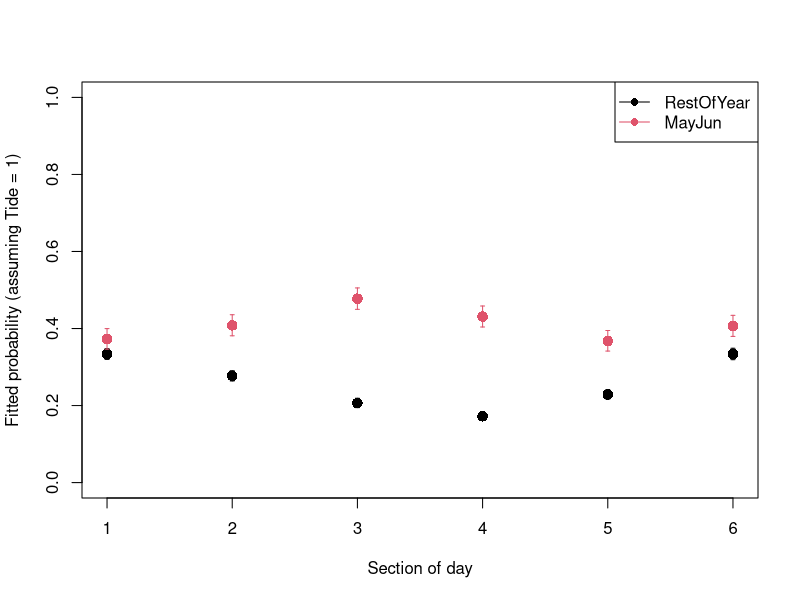

Here is the R script that generated this plot:
## ----Q2, eval=TRUE, echo=TRUE, results=TRUE, collapse=FALSE--------------------------------------------------------------

dat<- read.csv("./data/dolphin.csv", stringsAsFactors= TRUE)

# re-ordering factor levels for convenience:
dat$Per2<- factor(dat$Per2, levels= c("RestOfYear", "MayJun"))
# (making "RestOfYear" the reference level)
dat$Per4<- factor(dat$Per4, levels= c("RestOfYear", "MayJun1", "MayJun2", "MayJun3"))
dat$Time6<- factor(dat$Time6, levels= c("MNight", "AM1", "AM2", "MDay", "PM1", "PM2"))
# reordering chronologically

str(dat)


## ----Q3, eval=SOLUTIONS, echo=SOLUTIONS, results=SOLUTIONS, collapse=TRUE------------------------------------------------
## # count observations per year/month combination and represent as mosaicplot
## plot(table(dat$year, dat$mon))
## # CPOD failure in Feb-April 2012 and Dec 2012-March 2013
## 
## plot(table(dat$mh))
## # fairly even representation of hours
## # (that's on the random sample; Almost perfectly balanced on the full dataset)
## 
## plot(table(dat$Tide4, dat$mh))
## # even representation of tides
## # time of day and tidal phase not independent (but not a linear correlation)
## 
## # presence in relation to time of day
## plot(tapply(dat$presence, list(dat$mh), mean), type= "l", ylim= c(0, 1),
## 		 xlab= "time of day", ylab= "proportion of hours present")
## 
## # are seasonal patterns similar between years?
## matplot(tapply(dat$presence, list(dat$mon, dat$year), mean), type= "l",
## 				ylim= c(0, 1), xlab= "month", ylab= "proportion of hours present")
## 
## # Presence in relation to tide
## plot(tapply(dat$presence, list(dat$Tide4), mean), type= "b", ylim= c(0, 1),
##      xlab= "tidal phase",
## 		 ylab= "proportion of hours present")
## 
## matplot(tapply(dat$presence, list(dat$mon, dat$Tide4), mean), type= "l",
##        ylim= c(0, 1),
## 			 xlab= "month", ylab= "proportion of hours present", lty= 1)
## # no change in pattern of tide use across seasons
## 
## # Seasonal variation in diel pattern
## matplot(tapply(dat$presence, list(dat$mon, dat$Time6), mean), type= "l",
##         ylim= c(0, 1),
## 				xlab= "month", ylab= "proportion of hours present", lty= 1)
## # stronger diel pattern in later part of the year
## 
## # Variation in diel pattern between May-June (red) and the rest of the year
## matplot(tapply(dat$presence, list(dat$mh, dat$Per2), mean), type= "l",
##         ylim= c(0, 1),
## 				xlab= "time of day", ylab= "proportion of hours present", lty= 1)
## # less nocturnal in spring?
## 
## # with more categories in spring
## matplot(tapply(dat$presence, list(dat$mh, dat$Per4), mean), type= "l",
##         ylim= c(0, 1),
## 				xlab= "time of day", ylab= "proportion of hours present", lty= 1)
## # no obvious systematic difference between the 3 portions of May-June
## 


## ----Q4, eval=TRUE, echo=SOLUTIONS, results=SOLUTIONS, collapse=TRUE-----------------------------------------------------
PA1<- glm(presence ~ tideangle_deg + mh + julianday + tideangle_deg:mh +
					mh:julianday + tideangle_deg:julianday, family= binomial, data= dat)


## ----Q5, eval=TRUE, echo=SOLUTIONS, results=SOLUTIONS, collapse=TRUE-----------------------------------------------------
summary(PA1)

# Model description:
# presence ~ Bernoulli(p)  or presence ~ Binomial(N= 1, p)
# log(p / (1-p)) = 
#       -1.04*(Intercept) + -0.0018*tideangle_deg - 0.0028*mh 
#       + 0.0015*julianday - 0.00010*tideangle_deg*mh 
#       + 3.63e-07*tideangle_deg*julianday + 5.48e-05*mh*julianday 

# "(Intercept)" general intercept
# "tideangle_deg" main effect of tide angle
# "mh" main effect of time of day
# "julianday" main effect of day of year
# "tideangle_deg:mh" does effect of tide angle change with time of day?
# "tideangle_deg:julianday" does effect of tide angle change with day of year?
# "mh:julianday" does effect of time of day change with day of year?



## ----Q6, eval=TRUE, echo=SOLUTIONS, results=SOLUTIONS, collapse=TRUE-----------------------------------------------------
drop1(PA1, test= "Chisq")
# drop tideangle_deg:julianday

PA2<- update(PA1, . ~ . - tideangle_deg:julianday)
drop1(PA2, test= "Chisq")
# drop mh:julianday

PA3<- update(PA2, . ~ . - mh:julianday)
drop1(PA3, test= "Chisq")
# nothing left to drop.

# writing final model in full for clarity:
PA4<- glm(presence ~ tideangle_deg + mh + julianday + tideangle_deg:mh, 
          family= binomial, data= dat)

summary(PA4)


## ----Q7a, eval=SOLUTIONS, echo=TRUE, results=SOLUTIONS, collapse=TRUE----------------------------------------------------
## library(car)
## vif(PA4)
## # High for terms involved in the interaction, as expected. No concern.
## 
## par(mfrow= c(2, 2))
## plot(PA4, col= dat$presence + 1) # red is presence, black is absence
## # Not very useful statistical art. Not worth framing either.
## 
## # plot against predictors:
## res4.p<- resid(PA4, type= "pearson")
## 
## par(mfrow= c(2, 2))
## plot(res4.p ~ dat$tideangle_deg, col= dat$presence + 1)
## 
## plot(res4.p ~ dat$mh, col= dat$presence + 1)
## 
## plot(res4.p ~ dat$julianday, col= dat$presence + 1)
## 
## # Can't see anything useful.
## 
## # Use arm if you can:
## library(arm)
## par(mfrow= c(2, 2))
## binnedplot(x= dat$tideangle_deg, y= res4.p, xlab= "Tide angle", nclass= 100)
## binnedplot(x= dat$mh, y= res4.p, xlab= "hour")
## binnedplot(x= dat$julianday, y= res4.p, xlab= "Day of the year", nclass= 100)


## ----Q7b, eval=SOLUTIONS, echo=SOLUTIONS, results=SOLUTIONS, collapse=TRUE-----------------------------------------------
## # clearly some unwanted patterns, especially in mh and julianday
## # but possibly in tide angle, too
## # all pointing at non-linear effects of the predictors on the response
## 


## ----Q7c, eval=SOLUTIONS, echo=TRUE, results=SOLUTIONS, collapse=TRUE----------------------------------------------------
## par(mfrow= c(2, 2))
## plot(res4.p ~ dat$tideangle_deg, col= dat$presence + 1)
## tide.means<- tapply(res4.p, list(dat$tideangle_deg), mean)
## tide.vals<- as.numeric(names(tide.means))
## lines(tide.means ~ tide.vals, col= 3)
## abline(h= 0, lty= 3, col= grey(0.5))
## 
## plot(res4.p ~ dat$mh, col= dat$presence + 1)
## hour.means<- tapply(res4.p, list(dat$mh), mean)
## lines(hour.means ~ as.numeric(names(hour.means)), col= 3)
## abline(h= 0, lty= 3, col= grey(0.5))
## 
## plot(res4.p ~ dat$julianday, col= dat$presence + 1)
## day.means<- tapply(res4.p, list(dat$julianday), mean)
## lines(day.means ~ as.numeric(names(day.means)), col= 3)
## abline(h= 0, lty= 3, col= grey(0.5))
## 
## # Same story.


## ----Q8, eval=TRUE, echo=TRUE, results=SOLUTIONS, collapse=TRUE----------------------------------------------------------
# there are several ways the non-linearity could be addressed. 
# one of the most straightforward with glm() is to discretize
# continuous predictors into bins and to treat them as factors.

# Each of the predictors we started with already has one or more 
# categorical counterpart in the data set.
# I suggest you try fTide4 + Per2 + Time6 + fTide4:Per2 + fTide4:Time6 + Per2:Time6, with fTide4 being the factor version of Tide4.
# You can choose something else or cut your own predictors, too.



## ----Q9, eval=TRUE, echo=SOLUTIONS, results=SOLUTIONS, collapse=TRUE-----------------------------------------------------
# convert numerically coded categorical variables into factors:
dat$fTide4<- factor(dat$Tide4)

PA10<- glm(presence ~ fTide4 + Per2 + Time6 + fTide4:Per2 + fTide4:Time6 +
					 	Per2:Time6, family= binomial, data= dat)

drop1(PA10, test= "Chisq")
# drop fTide4:Time6

PA11<- glm(presence ~ fTide4 + Per2 + Time6 + fTide4:Per2 + Per2:Time6,
					 family= binomial, data= dat)

drop1(PA11, test= "Chisq")
# drop fTide4:Per2

PA12<- glm(presence ~ fTide4 + Per2 + Time6 + Per2:Time6,
					 family= binomial, data= dat)

drop1(PA12, test= "Chisq")
# nothing else to drop

summary(PA12)
anova(PA12, test= "Chisq")
# fTide4 contributes minimally

# Total proportion of deviance explained is 
(PA12$null.deviance - PA12$deviance) / PA12$null.deviance # 3%


## ----Q10, eval=SOLUTIONS, echo=SOLUTIONS, results=SOLUTIONS, collapse=TRUE-----------------------------------------------
## # plot against predictors:
##  res12.p<- resid(PA12, type= "pearson")
## 
## library(arm)
## par(mfrow= c(2, 2))
## binnedplot(x= dat$tideangle_deg, y=  res12.p, xlab= "Tide angle", nclass= 100)
## # okay
## binnedplot(x= dat$mh, y=  res12.p, xlab= "hour")
## # okay
## binnedplot(x= dat$julianday, y=  res12.p, xlab= "Day of the year", nclass= 100)
## # less than good (model only allows for difference between May-June
## # and rest of the year)
## 
## # Check seasonal variation in diel pattern again ("time by season" interaction):
## matplot(tapply(res12.p, list(dat$mon, dat$Time6), mean), type= "l",
##         xlab= "month", ylab= "proportion of hours present", lty= 1)
## # still residual variation in diel pattern in later part of the year
## # (not surprising as there is nothing in the model aiming at capturing this)
## 
## # residuals suggest a finer binning of time of the year
## # is required for the predictors. Or an approach that circumvents the issues
## # with binning (see reference at the end for an alternative approach).
## 


## ----Q11a, eval=TRUE, echo=TRUE, results=SOLUTIONS, collapse=TRUE--------------------------------------------------------
PA12.dat4pred<- expand.grid(Time6= levels(dat$Time6),
                                Per2= levels(dat$Per2),
								fTide4= "1")


## ----Q11b, eval=TRUE, echo=TRUE, results=SOLUTIONS, collapse=TRUE--------------------------------------------------------
PA12.pred<- predict(PA12, PA12.dat4pred, type= "link", se.fit= T)

PA12.dat4pred$fit.resp<- exp(PA12.pred$fit)/(1+exp(PA12.pred$fit)) 
# or plogis(PA12.pred$fit)

# lower 95% CI
PA12.dat4pred$LCI<- plogis(PA12.pred$fit - 1.96*PA12.pred$se.fit)
# upper 95% CI
PA12.dat4pred$UCI<- plogis(PA12.pred$fit + 1.96*PA12.pred$se.fit)


## ----Q11c, eval=TRUE, echo=SOLUTIONS, results=SOLUTIONS, collapse=TRUE, fig.height=5-------------------------------------
par(mfrow= c(1, 1))
plot(as.numeric(PA12.dat4pred$Time6), PA12.dat4pred$fit.resp, pch= 16, cex= 1.4,
      col= PA12.dat4pred$Per2, xlab= "Section of day",
		  ylab= "Fitted probability (assuming Tide = 1)", ylim= c(0, 1))

arrows(x0= as.numeric(PA12.dat4pred$Time6), x1= as.numeric(PA12.dat4pred$Time6),
          y0= PA12.dat4pred$LCI, y1= PA12.dat4pred$UCI,
		  col= PA12.dat4pred$Per2, length= 0.02, angle= 90, code= 3)

legend(x= "topright", legend= c("RestOfYear", "MayJun"), col= c(1, 2), lty= 1, pch= 16)


## ----Q12, eval=SOLUTIONS, echo=SOLUTIONS, results=SOLUTIONS, collapse=TRUE-----------------------------------------------
## PA10.MAM.stepAIC<- step(PA10)
## 
## anova(PA10.MAM.stepAIC, test= "Chisq")
## # same model as PA13
## 
## # convert 'mon' into factor
## dat$fMonth<- factor(dat$mon)
## # fit new model
## PA20<- glm(presence ~ fTide4 + fMonth + Time6 + fTide4:fMonth + fTide4:Time6 +
## 					 	fMonth:Time6, family= binomial, data= dat)
## 
## PA20.MAM.stepAIC<- step(PA20)
## 
## anova(PA20.MAM.stepAIC, test= "Chisq")
## # Same structure selected: tide, plus season (month) by time of day
## AIC(PA10.MAM.stepAIC)
## AIC(PA20.MAM.stepAIC)
## # Monthly model vastly favoured despite the 60 extra parameters
## 
## anova(PA10.MAM.stepAIC, PA20.MAM.stepAIC, test= "Chisq")
## # also clearly favoured by likelihood ratio test
## 
## # residual analysis:
## res20.d<- resid(PA20.MAM.stepAIC, type= "pearson")
## library(arm)
## par(mfrow= c(2, 2))
## binnedplot(x= dat$tideangle_deg, y=   res20.d, xlab= "Tide angle", nclass= 100)
## binnedplot(x= dat$mh, y=   res20.d, xlab= "hour")
## binnedplot(x= dat$julianday, y=   res20.d, xlab= "Day of the year", nclass= 100)
## # Check seasonal variation in diel pattern again ("time by season" interaction):
## matplot(tapply( res20.d, list(dat$mon, dat$Time6), mean), type= "l",
##         xlab= "month",
## 				ylab= "proportion of hours present", lty= 1)
## # much improved
## 


## ----Q13, eval=SOLUTIONS, echo=SOLUTIONS, results=SOLUTIONS, collapse=TRUE, fig.height=8, , fig.width=8------------------
## # dolphins have a weak but apparently stable preference for certain tidal states in Sutors.
## 
## # According to model PA13, they are more likely to be seen during the day in
## # May/June than in other months where they are more nocturnal (more detail
## # could be obtained by plotting the predicted hour of day effect per month
## # from PA20.MAM.stepAIC), like this:
## 
## par(mfrow= c(3, 4))
## for(month in 1:12){
## 	dat4pred<- expand.grid(Time6= levels(dat$Time6),
##                                 fMonth= as.character(month),
## 								fTide4= "1")
## 	PA20.pred<- predict(PA20.MAM.stepAIC, dat4pred, type= "link", se.fit= T)
## 	dat4pred$fit.resp<- plogis(PA20.pred$fit)
## 	dat4pred$LCI<- plogis(PA20.pred$fit - 1.96*PA20.pred$se.fit)
## 	dat4pred$UCI<- plogis(PA20.pred$fit + 1.96*PA20.pred$se.fit)
## 	plot(as.numeric(dat4pred$Time6), dat4pred$fit.resp, pch= 16,
## 		  cex= 1.4, main= paste("Month =", month),
##           col= 1, xlab= "Section of day",
## 		  ylab= "Fitted probability (assuming Tide = 1)", ylim= c(0, 1))
## 	arrows(x0= as.numeric(dat4pred$Time6), x1= as.numeric(dat4pred$Time6),
##           y0= dat4pred$LCI, y1= dat4pred$UCI,
## 		  col= grey(0.5), length= 0.02, angle= 90, code= 3)
## }
## 
## # According to the better supported model, they tend to use the site more
## #  in May, June and
## # July day and night, visit mostly by night from October to December,
## #  and seldom from Jan to March.
## 
## # There are few assumptions for the Bernoulli distribution other than
## # observations being zeros and ones.
## # Some assumptions valid for all models still apply here, such as: model
## # correctly specified; independent
## # residuals. The latter is violated in this data set due to consecutive
## # measurements in time. This issue
## # is explored in the linked paper, using mixed models for non-independent data
## # (covered in course BI5302).
## # The paper also uses GAMs for avoiding the discretization of
## # continuous variables, and
## # accounting for the cyclicity of the preditors (estimates at each end should
## # match, e.g. 31st Dec-1st Jan, or 23:59 - 00:00)
## 
## # Of note is the low proportion of deviance explained by the model,
## # despite its complexity (75 parameters):
## (PA20.MAM.stepAIC$null.deviance - PA20.MAM.stepAIC$deviance) /
## 	PA20.MAM.stepAIC$null.deviance
## # 10%. This is quite normal with Bernoulli data.
## 


## ----Appendix, eval=FALSE, echo=TRUE, results=FALSE, collapse=FALSE------------------------------------------------------
## fulldat<- read.delim("./data/FineScale_Dataset_GAMM_OFB2019.txt")
## 
## str(fulldat)
## 
## dat<- fulldat[fulldat$site == "Sutors", c("presence", "year", "julianday", "tideangle_deg", "mh")]
## 
## dat$mon<- as.numeric(cut(dat$julianday, seq(1, 370, by= 30.5)))
## 
## dat$tideangle_deg<- round(dat$tideangle_deg)
## # count number of data per year/month combination and represent as mosaicplot
## plot(table(dat$year, dat$mon))
## 
## # remove 2016
## dat<- dat[dat$year != 2016, ]
## 
## # Bin year into two periods (May+June vs rest of year)
## dat$Per2<- cut(dat$julianday, breaks= c(-1, 120, 180, 400),
## 			labels= c("RestOfYear", "MayJun", "RestOfYear"))
## dat$Per2<- factor(dat$Per2, levels= c("RestOfYear", "MayJun"))
## # (making "RestOfYear" the reference level)
## 
## # check this is working as intended:
## plot(as.numeric(dat$Per2) ~ dat$julianday)
## 
## # Bin year into 4 periods:
## # 3 periods of 20 days from early May to end of June vs rest of the year
## dat$Per4<- cut(dat$julianday, breaks= c(0, 120, 140, 160, 180, 400),
## 			labels= c("RestOfYear", "MayJun1", "MayJun2", "MayJun3", "RestOfYear"))
## dat$Per4<- factor(dat$Per4, levels= c("RestOfYear", "MayJun1", "MayJun2", "MayJun3"))
## # (reordering levels)
## 
## # check this is working as intended:
## plot(as.numeric(dat$Per4) ~ dat$julianday)
## 
## # Bin time of day into 6 4h periods (first centered on midnight)
## dat$Time6<- cut(dat$mh, breaks= c(-1, seq(2, 22, by= 4), 24),
## 			labels= c("MNight", "AM1", "AM2", "MDay", "PM1", "PM2", "MNight"))
## dat$Time6<- factor(dat$Time6, levels= c("MNight", "AM1", "AM2", "MDay", "PM1", "PM2"))
## # reordering chronologically
## 
## # check this is working as intended:
## table(dat$Time6, dat$mh)
## 
## # Bin tide angle into 4 quadrants with peaks in middle of respective bin
## dat$Tide4<- cut(dat$tideangle_deg, breaks= c(-1, 45, 135, 225, 315, 360),
## 			labels= c(1:4, 1))
## 
## # check this is working as intended:
## plot(as.numeric(dat$Tide4) ~ dat$tideangle_deg)
## 
## # unless you desperately want to test the performance of your computer,
## # play safe and reduce the size of the data set from 50000 to 5000:
## set.seed(74) # makes the random sampling reproducible
## # This means you will get the same random sample as the solutions to
## # the exercises and the same results.
## dat<- dat[sample(1:nrow(dat), size= 5000), ] # random subset or rows
## 
## write.csv(dat, "dolphin.csv")

